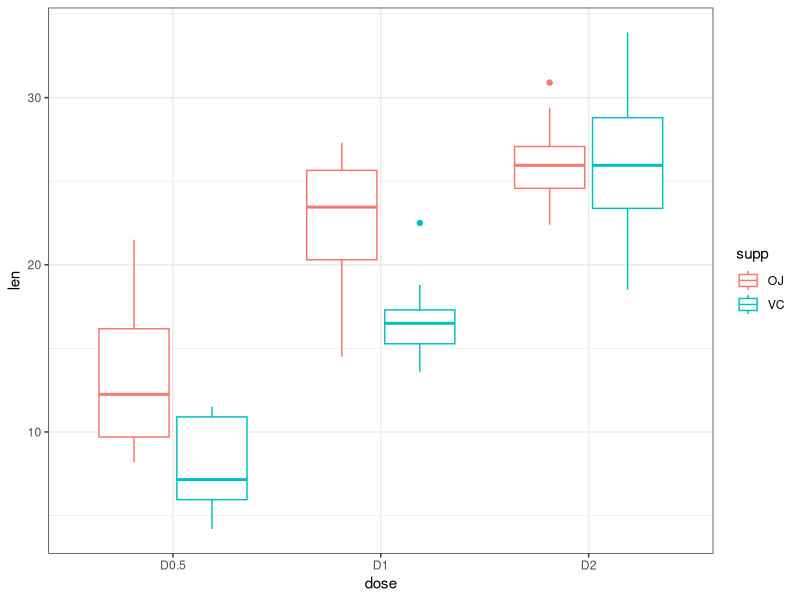
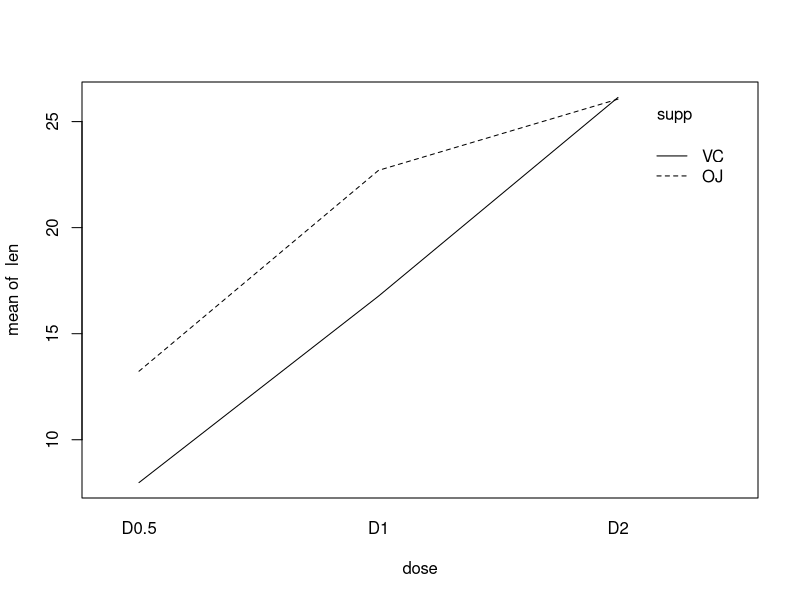
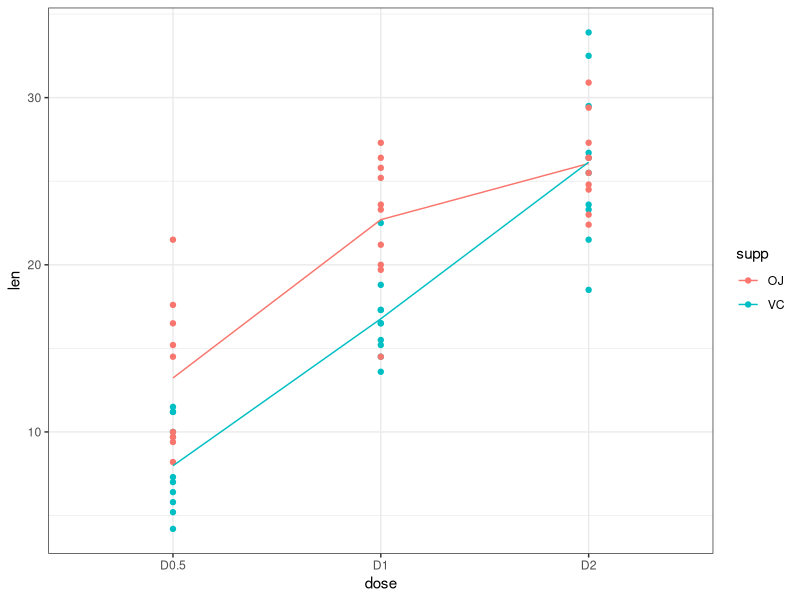
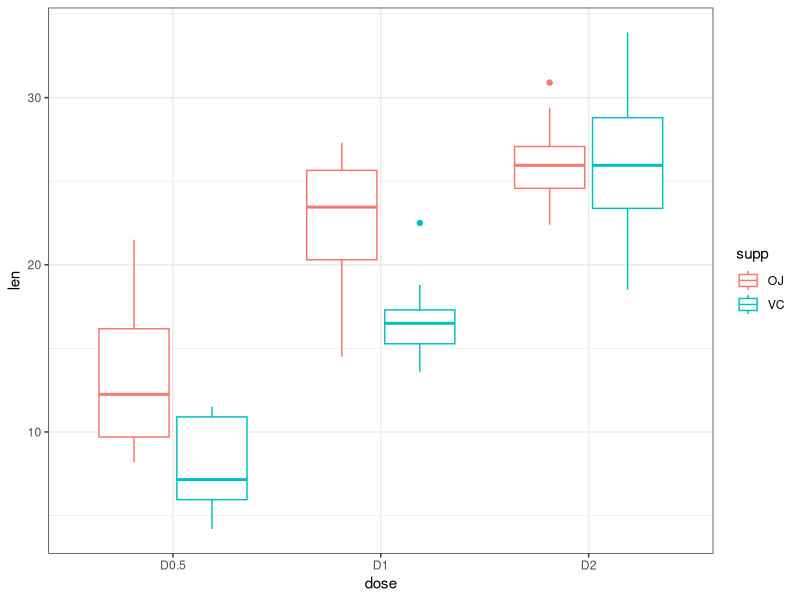
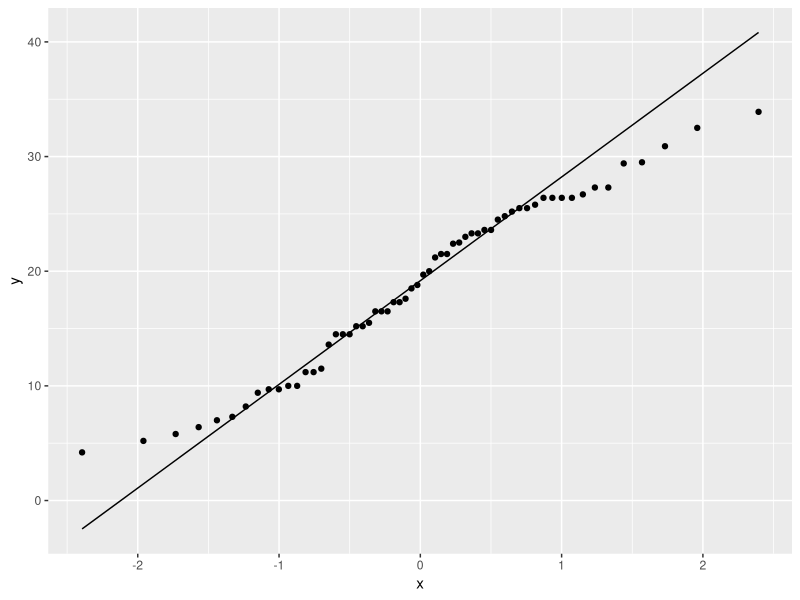
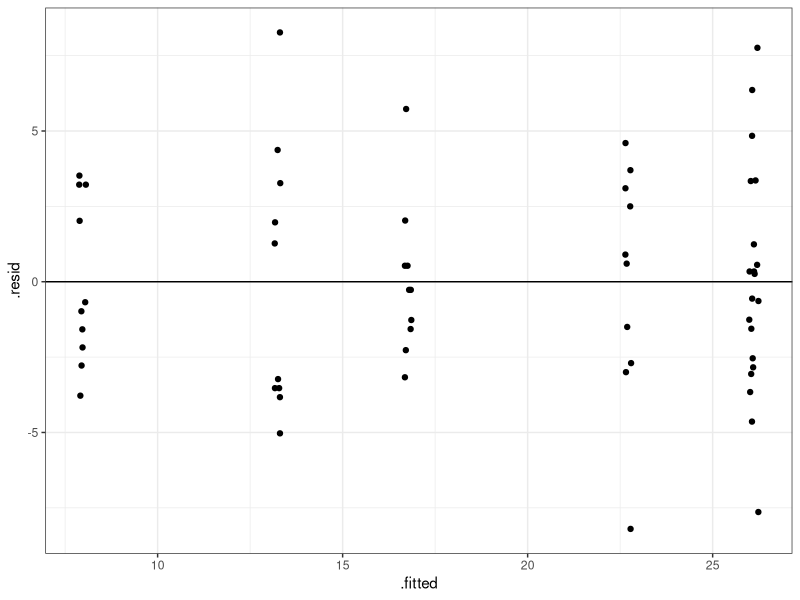
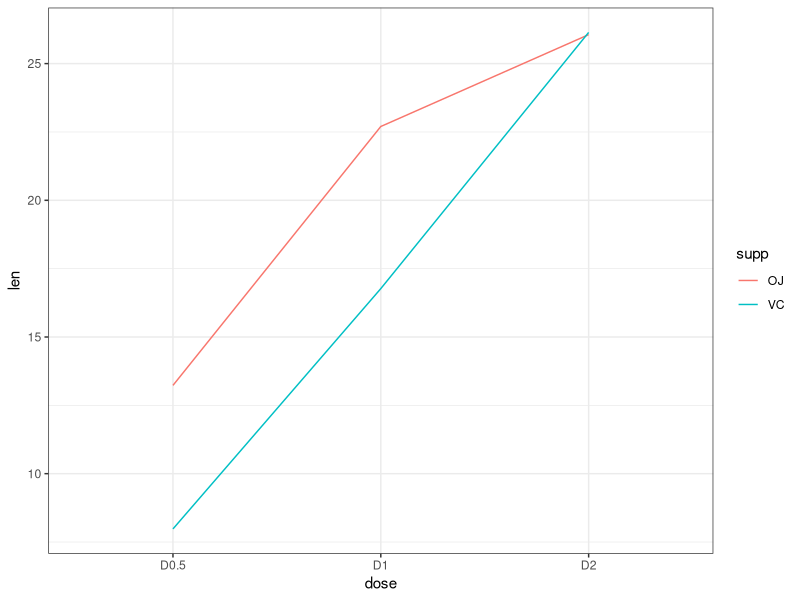
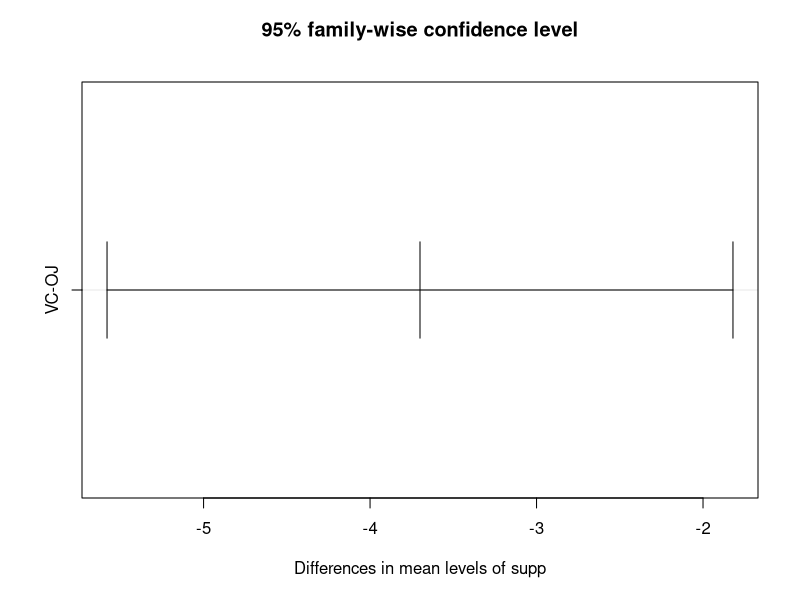

These charts were generated, in order, by the following R code:
## ---- chunk 1
knitr::opts_chunk$set(echo = TRUE)
library(tidyverse)
data("ToothGrowth")
## ---- chunk 2
names(ToothGrowth)
dim(ToothGrowth)
head(ToothGrowth)
distinct(ToothGrowth, supp)
distinct(ToothGrowth, dose)
distinct(ToothGrowth, supp, dose)
## ---- chunk 3
dat <- ToothGrowth %>%
  mutate(dose = factor(dose,
                       levels = c(0.5, 1, 2),
                       labels = c("D0.5", "D1", "D2")))
         
## ---- chunk 4
table(ToothGrowth$supp, ToothGrowth$dose)
## ---- chunk 5
ggplot(dat,
       aes(x = dose,
           y = len,
           color = supp)) +
  geom_boxplot() +
  theme_bw()
## ---- chunk 6
with(data = dat, 
     interaction.plot(dose, supp, len))
## ---- chunk 7
ggplot(dat, 
       aes(x = dose,
           y = len,
           color = supp,
           group = supp)) +
  geom_point() +
  stat_summary(fun = mean,
               geom = "line") +
  theme_bw()

## ---- chunk 8
ggplot(dat,
       aes(x = dose,
           y = len,
           color = supp)) +
  geom_boxplot() +
  theme_bw()
## ---- chunk 9
ggplot(dat,
       aes(sample = len)) +
  stat_qq()+
  stat_qq_line()
## ---- chunk 10
tooth_lm <- lm(len ~ supp * dose, data = dat)
tooth_lm
## ---- chunk 11
ggplot(tooth_lm,
       aes(x = .fitted, y = .resid)) +
    geom_point(
      position = position_jitter(
        width = 0.1,
        height = 0)) +
    geom_hline(yintercept = 0) +
  theme_bw()
## ---- chunk 12
anova(tooth_lm)
## ---- chunk 13
ggplot(dat, 
       aes(x = dose,
           y = len,
           color = supp,
           group = supp)) +
  stat_summary(fun = mean,
               geom = "line") +
  theme_bw()
## ---- chunk 14
summary(tooth_lm)
## ---- chunk 15
# ANOVA of our lm model
tooth_aov <- aov(tooth_lm)

# Tukey's test on the plant_aov object
tooth_tukey <- TukeyHSD(tooth_aov)
# print out results
tooth_tukey
## ---- chunk 16
plot(tooth_tukey)
